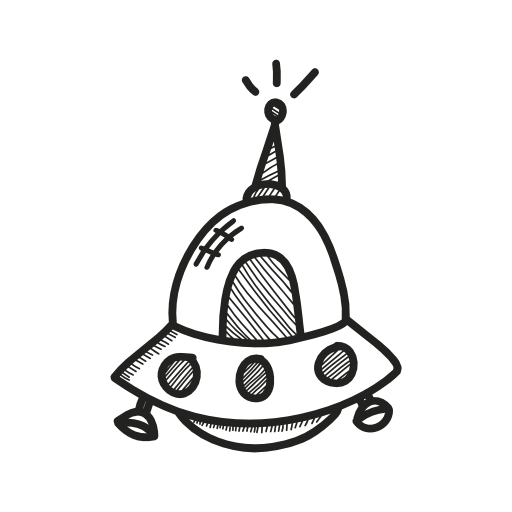
#> input picture image/alien.png, 512 x 512 px
$ python im.py   (older library calls are emulated)
#> lines starting #> are read from the running program, lines starting #| are printed output that depends on the picture
# -*- coding: utf-8 -*-
"""
Created on Wed Jan  3 20:23:31 2018

@author: Lcl
"""


"""
==resize图片
"""
from PIL import Image

size = (52,52)

infile = 'image/alien.png'
outfile = 'image/alien2.png'

im = Image.open(infile)
#> im is the input picture: PIL image 512x512 RGBA; mean R, G, B, A 233.1, 233.1, 233, 20.8
out = im.resize(size,Image.ANTIALIAS)
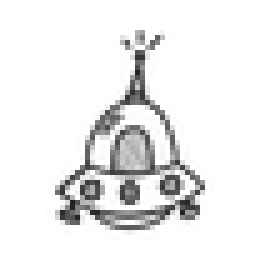
#> out: PIL image 52x52 RGBA (shown 5 times larger); mean R, G, B, A 6.4, 6.4, 6.2, 21.9; transparent parts drawn white
out.save(outfile,'png')

$ run again, with image/ship.png copied over image/alien.png
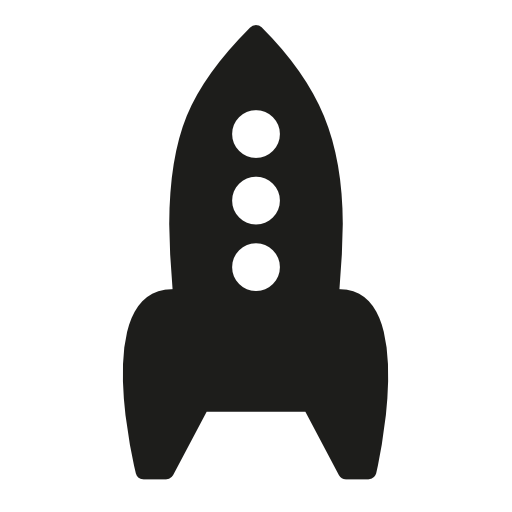
#> input picture image/ship.png, 512 x 512 px
#> im is the input picture: PIL image 512x512 P; mean R, G, B, A 194.2, 194.2, 193.6, 67.6
#> `out = im.resize(size,Image.ANTIALIAS)`:
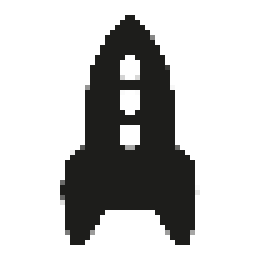
#> out: PIL image 52x52 P (shown 5 times larger); mean R, G, B, A 193.2, 193.2, 192.6, 68.5; transparent parts drawn white
